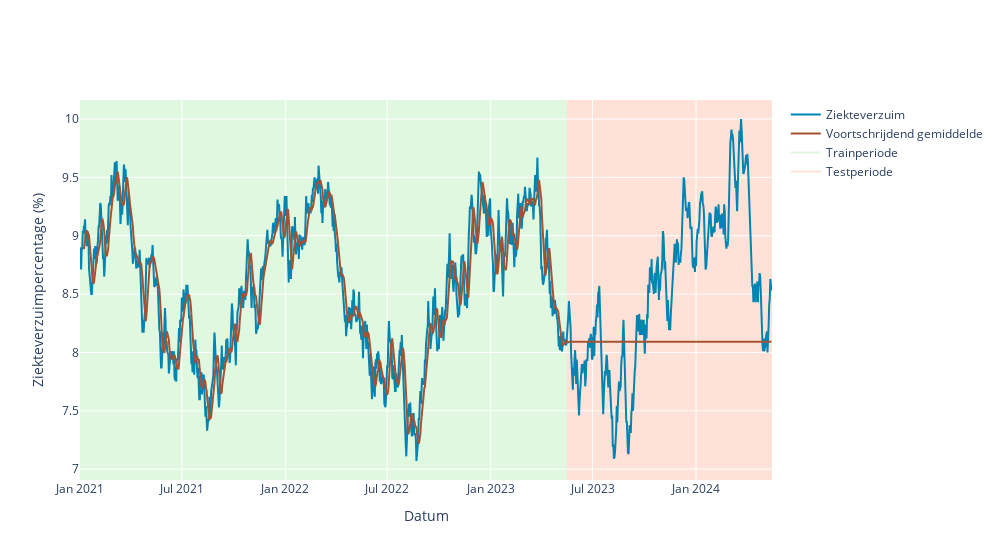

The cell this chart's notebook holds for it:
### Markdown cell above
Nu er een voorspelling is die voldoet, kan men uiteraard de voorspelling gebruiken. In het geval van ziekteverzuimpercentage, kun je natuurlijk verschillende keuzes maken als bestuurder.

**Opgave 4.2.** Afhankelijk van welke actie je uitzet, moet je nadenken over de impact op het model. Het vermoeden ontstaat dat een groot deel van de ziekte verklaard wordt door werkdruk. Besloten wordt om elk team uit te breiden met 1 FTE. Wat is de impact op het model?

**Bonusvragen**

**Opgave 4.3.** Vraag voor gevorderde(n): Waarom is er geen maandelijks_patroon als instelling bij regressie?

**Opgave 4.4.** Vraag voor de snellere forecasters: Wat zijn de beste instellingen die jij kan vinden?

*Hint*: Probeer eerst met grotere wijzigingen een beeld te krijgen waar je het beste antwoord kunt vinden. 

* Model = .....?

* Voortschrijdend gemiddelde
    - vensterlengte = .....?
    - verschuiving = .....?

* Instellingen regressiemodel
    - jaarlijks_patroon = .....?
    - wekelijks_patroon = .....?
    - graad = .....?

### Code cell
## Instellingen model voortschrijdend gemiddelde
vensterlengte = 7
verschuiving = 0

## Toepassen instellingen in model
df_voortschrijdend_gemiddelde = pas_voortschrijdend_gemiddelde_toe(
    data=data,
    vensterlengte=vensterlengte,
    verschuiving=verschuiving,
    zie_traintest_periodes=True
)

## Berekenen metrieken
bereken_metrieken(list_of_dfs=[df_voortschrijdend_gemiddelde])

### Figure 1 — Plotly figure (JSON) as saved in the notebook; plotly's stock layout.template omitted (floating-point values rounded to 4 significant figures; data arrays with more than 128 entries replaced by an {"elided": "..."} marker saying what was removed)
{"data": [{"line": {"color": "#0084B2"}, "mode": "lines", "name": "Ziekteverzuim", "type": "scatter", "x": {"elided": "1230 str values"}, "y": {"elided": "1230 float values"}}, {"line": {"color": "#a55233"}, "mode": "lines", "name": "Voortschrijdend gemiddelde", "type": "scatter", "x": {"elided": "1230 str values"}, "y": {"elided": "1230 float values"}}, {"line": {"color": "limegreen"}, "mode": "lines", "name": "Trainperiode", "opacity": 0.15, "type": "scatter", "x": [null], "y": [null]}, {"line": {"color": "LightSalmon"}, "mode": "lines", "name": "Testperiode", "opacity": 0.3, "type": "scatter", "x": [null], "y": [null]}], "layout": {"autosize": false, "paper_bgcolor": "white", "plot_bgcolor": "white", "shapes": [{"fillcolor": "limegreen", "layer": "below", "line": {"width": 0}, "opacity": 0.15, "type": "rect", "x0": "2021-01-01", "x1": "2023-05-16", "xref": "x", "y0": 0, "y1": 1, "yref": "paper"}, {"fillcolor": "LightSalmon", "layer": "below", "line": {"width": 0}, "opacity": 0.3, "type": "rect", "x0": "2023-05-16", "x1": "2024-05-15", "xref": "x", "y0": 0, "y1": 1, "yref": "paper"}], "width": 1000, "xaxis": {"title": {"text": "Datum"}}, "yaxis": {"title": {"text": "Ziekteverzuimpercentage (%)"}}}}
